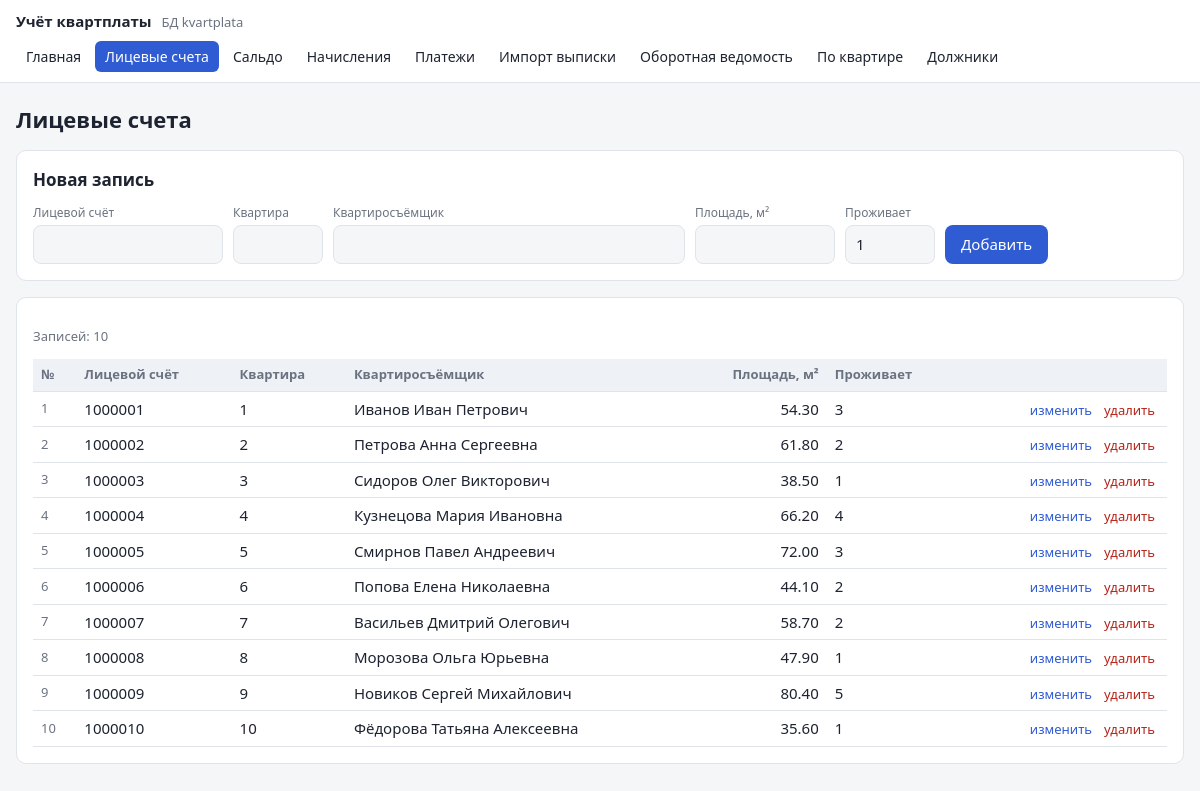
Page /edit.php on the committed database.
### tables this page shows
CREATE TABLE accounts (
    id         INT UNSIGNED  NOT NULL AUTO_INCREMENT,
    account_no VARCHAR(10)   NOT NULL COMMENT 'Номер лицевого счёта',
    flat       SMALLINT UNSIGNED NOT NULL COMMENT 'Номер квартиры',
    owner      VARCHAR(150)  NOT NULL COMMENT 'Ответственный квартиросъёмщик',
    area       DECIMAL(6,2)  NULL COMMENT 'Общая площадь, м² (у счетов из банковской выписки может быть неизвестна)',
    residents  TINYINT UNSIGNED NOT NULL DEFAULT 1 COMMENT 'Число проживающих',
    import_id  INT UNSIGNED  NULL COMMENT 'Загрузка выписки, при которой счёт создан автоматически',
    PRIMARY KEY (id),
    UNIQUE KEY uq_account_no (account_no),
    UNIQUE KEY uq_flat (flat),
    CONSTRAINT chk_account_no CHECK (account_no REGEXP '^[0-9]{6,10}$'),
    CONSTRAINT fk_accounts_import FOREIGN KEY (import_id) REFERENCES bank_imports (id)
        ON DELETE SET NULL,
    CONSTRAINT chk_area CHECK (area > 0)
);

### web/edit.php (the view, shortened to what this page needs)
<?php
require __DIR__ . '/lib.php';
$tables = [
    'accounts' => [
        'title'  => 'Лицевые счета',
        'order'  => 'a.flat',
        'fields' => [
            'account_no' => ['Лицевой счёт', 'text', 'pattern' => '[0-9]{6,10}'],
            'flat'       => ['Квартира', 'int'],
            'owner'      => ['Квартиросъёмщик', 'text', 'size' => 32],
            'area'       => ['Площадь, м²', 'money', 'optional' => true],
            'residents'  => ['Проживает', 'int'],
        ],
    ],
    'saldo' => [
        'title'  => 'Сальдо на начало месяца',
        'order'  => 't.period DESC, a.flat',
        'filter' => 'period',
        'fields' => [
            'account_id' => ['Квартира', 'account'],
            'period'     => ['Месяц', 'month'],
            'amount'     => ['Сальдо (+ долг / − переплата)', 'money', 'signed' => true],
        ],
        'help'   => 'Входящее сальдо вводится на начало года (или при открытии счёта). '
                  . 'Сальдо следующих месяцев процедуры считают сами: последнее сальдо + начисления − платежи. '
                  . 'Кнопка «Закрыть месяц» записывает рассчитанное сальдо на начало следующего месяца.',
    ],
    'charges' => [
        'title'  => 'Начисления',
        'order'  => 't.period DESC, a.flat, t.service',
        'filter' => 'period',
        'fields' => [
            'account_id' => ['Квартира', 'account'],
            'period'     => ['Расчётный месяц', 'month'],
            'service'    => ['Услуга', 'select', 'options' => SERVICES],
            'amount'     => ['Сумма', 'money', 'signed' => true],
        ],
        'help'   => 'Отрицательная сумма — перерасчёт (уменьшение начисления).',
    ],
    'payments' => [
        'title'  => 'Платежи',
        'order'  => 't.pay_date DESC, a.flat',
        'filter' => 'pay_date',
        'fields' => [
            'account_id' => ['Квартира', 'account'],
            'pay_date'   => ['Дата поступления', 'date'],
            'amount'     => ['Сумма', 'money'],
            'source'     => ['Способ', 'select', 'options' => PAY_SOURCES],
            'doc_no'     => ['№ документа', 'text', 'optional' => true],
            'payer'      => ['Плательщик', 'text', 'optional' => true, 'size' => 22],
            'purpose'    => ['Назначение платежа', 'text', 'optional' => true, 'size' => 30],
        ],
        'help'   => 'Платёж учитывается в месяце поступления на расчётный счёт. '
                  . 'Платежи из банковской выписки загружаются на странице «Импорт выписки».',
    ],
];
$t = array_key_exists($_GET['t'] ?? '', $tables) ? $_GET['t'] : 'accounts';
$cfg = $tables[$t];
$fields = $cfg['fields'];
$self = 'edit.php?t=' . $t;
$fAccount = (int)($_GET['account'] ?? 0);
$fImport = $t === 'payments' ? (int)($_GET['import'] ?? 0) : 0;
$fMonth = preg_match('/^\d{4}-\d{2}$/', $_GET['month'] ?? '') ? $_GET['month'] : null;
$form = [];
$editId = (int)($_GET['edit'] ?? 0);
$where = [];
$params = [];
if ($t !== 'accounts') {
    if ($fAccount) {
        $where[] = 't.account_id = ?';
        $params[] = $fAccount;
    }
    if ($fMonth) {
        $where[] = "DATE_FORMAT(t.{$cfg['filter']}, '%Y-%m') = ?";
        $params[] = $fMonth;
    }
    if ($fImport) {
        $where[] = 't.import_id = ?';
        $params[] = $fImport;
    }
    $sql = "SELECT t.*, a.flat, a.account_no FROM $t t JOIN accounts a ON a.id = t.account_id"
         . ($where ? ' WHERE ' . implode(' AND ', $where) : '') . " ORDER BY {$cfg['order']}";
} else {
    $sql = "SELECT a.* FROM accounts a ORDER BY {$cfg['order']}";
}
$stmt = db()->prepare($sql);
$stmt->execute($params);
$rows = $stmt->fetchAll();
function input(string $name, array $f, $value): string
{
    $v = h((string)$value);
    $req = empty($f['optional']) ? 'required' : '';
    switch ($f[1]) {
        case 'int':
            return "<input type=\"number\" name=\"$name\" value=\"$v\" min=\"1\" style=\"width:90px\" $req>";
        case 'money':
            $min = empty($f['signed']) ? 'min="0.01"' : '';
            return "<input type=\"number\" step=\"0.01\" $min name=\"$name\" value=\"$v\" style=\"width:140px\" $req>";
        default:
            $p = isset($f['pattern']) ? "pattern=\"{$f['pattern']}\"" : '';
            $s = $f['size'] ?? 14;
            return "<input type=\"text\" name=\"$name\" value=\"$v\" size=\"$s\" $p $req>";
    }
}
function cell(string $name, array $f, array $r): string
{
    $v = $r[$name];
    return match ($f[1]) {
        'account' => sprintf('<td>%d <span class="muted">%s</span></td>', $r['flat'], h($r['account_no'])),
        'money'   => sprintf('<td class="num %s">%s</td>', empty($f['signed']) ? '' : sign_class($v), money($v)),
        'month'   => sprintf('<td>%s %s</td>', MONTHS[(int)substr($v, 5, 2)], substr($v, 0, 4)),
        'date'    => '<td>' . date('d.m.Y', strtotime($v)) . '</td>',
        default   => '<td>' . h((string)$v) . '</td>',
    };
}
if (!$form && !$editId) {
    $form = ['account_id' => $fAccount ?: '', 'period' => $fMonth ?? '',
             'pay_date' => date('Y-m-d'), 'residents' => 1];
}
layout_start($cfg['title'], $self);
?>
    <form class="card" method="post" action="<?= h($self . ($fAccount ? "&account=$fAccount" : '') . ($fMonth ? "&month=$fMonth" : '')) ?>">
        <h2><?= $editId ? 'Изменение записи №' . $editId : 'Новая запись' ?></h2>
        <div class="row">
            <?php foreach ($fields as $name => $f): ?>
                <div class="field"><label><?= h($f[0]) ?></label><?= input($name, $f, $form[$name] ?? '') ?></div>
            <?php endforeach ?>
            <button type="submit"><?= $editId ? 'Сохранить' : 'Добавить' ?></button>
        </div>
    </form>
    <div class="card">
        <p class="muted">Записей: <?= count($rows) ?></p>
        <div class="table-wrap">
        <table>
            <tr>
                <th>№</th>
                <?php foreach ($fields as $name => $f): ?>
                    <th class="<?= $f[1] === 'money' ? 'num' : '' ?>"><?= h($f[0]) ?></th>
                <?php endforeach ?>
                <th></th>
            </tr>
            <?php foreach ($rows as $r): ?>
            <tr>
                <td class="muted"><?= (int)$r['id'] ?></td>
                <?php foreach ($fields as $name => $f) echo cell($name, $f, $r); ?>
                <td class="num">
                    <a class="link" href="<?= h($self . '&edit=' . $r['id'] . ($fAccount ? "&account=$fAccount" : '') . ($fMonth ? "&month=$fMonth" : '')) ?>">изменить</a>
                    <form method="post" style="display:inline" onsubmit="return confirm('Удалить запись?')"
                          action="<?= h($self . ($fAccount ? "&account=$fAccount" : '') . ($fMonth ? "&month=$fMonth" : '')) ?>">
                        <button class="link" type="submit">удалить</button>
                    </form>
                </td>
            </tr>
            <?php endforeach ?>
        </table>
        </div>
    </div>
<?php
layout_end();

### web/lib.php (shortened to what this page needs)
<?php
function db(): PDO
{
    static $pdo = null;
    return $pdo ??= new PDO(
        sprintf('mysql:host=%s;dbname=%s;charset=utf8mb4',
            getenv('DB_HOST') ?: '127.0.0.1', getenv('DB_NAME') ?: 'kvartplata'),
        getenv('DB_USER') ?: 'kvartplata',
        getenv('DB_PASS') ?: 'kvartplata',
        [PDO::ATTR_ERRMODE => PDO::ERRMODE_EXCEPTION,
         PDO::ATTR_DEFAULT_FETCH_MODE => PDO::FETCH_ASSOC]
    );
}
function h(?string $s): string
{
    return htmlspecialchars((string)$s, ENT_QUOTES, 'UTF-8');
}
function money($v, bool $blankZero = false): string
{
    return number_format((float)$v, 2, '.', ' ');
}
function layout_start(string $title, string $active): void
{
    $nav = [
        'index.php'                 => 'Главная',
        'edit.php?t=accounts'       => 'Лицевые счета',
        'edit.php?t=saldo'          => 'Сальдо',
        'edit.php?t=charges'        => 'Начисления',
        'edit.php?t=payments'       => 'Платежи',
        'import.php'                => 'Импорт выписки',
        'turnover.php'              => 'Оборотная ведомость',
        'account.php'               => 'По квартире',
        'debtors.php'               => 'Должники',
    ];
    ?>
<!doctype html>
<html lang="ru">
<head>
<link rel="stylesheet" href="style.css">
</head>
<body>
<header>
    <div class="brand">Учёт квартплаты <span>БД kvartplata</span></div>
    <nav>
        <?php foreach ($nav as $href => $label): ?>
            <a href="<?= h($href) ?>" class="<?= $href === $active ? 'active' : '' ?>"><?= h($label) ?></a>
        <?php endforeach ?>
    </nav>
</header>
<main>
    <h1><?= h($title) ?></h1>
<?php
}
function layout_end(): void
{
    echo "</main>\n</body>\n</html>\n";
}

### web/style.css (style rules this page uses)
:root { --bg: #f5f6f8; --card: #fff; --text: #1d2330; --muted: #6b7280; --accent: #2f5bd3; --border: #dfe3ea; --err: #b42318; --ok: #067647; --debt: #b42318; --over: #067647; --head: #eef1f6; --zebra: #fafbfc; }
* { box-sizing: border-box; }
body { margin: 0; background: var(--bg); color: var(--text); font: 15px/1.5 system-ui, -apple-system, "Segoe UI", sans-serif; }
header { background: var(--card); border-bottom: 1px solid var(--border); padding: 10px 16px; display: flex; flex-wrap: wrap; gap: 8px 24px; align-items: center; }
.brand { font-weight: 700; }
.brand span { font-weight: 400; color: var(--muted); font-size: 13px; margin-left: 6px; }
nav { display: flex; flex-wrap: wrap; gap: 4px; }
nav a { color: var(--text); text-decoration: none; padding: 5px 10px; border-radius: 6px; font-size: 14px; }
nav a.active { background: var(--accent); color: #fff; }
main { max-width: 1560px; margin: 0 auto; padding: 20px 16px 48px; }
h1 { font-size: 22px; margin: 0 0 14px; }
h2 { font-size: 17px; margin: 0 0 12px; }
.card { background: var(--card); border: 1px solid var(--border); border-radius: 10px; padding: 16px; margin-bottom: 16px; }
.row { display: flex; flex-wrap: wrap; gap: 10px; align-items: flex-end; }
.field { display: flex; flex-direction: column; gap: 3px; }
.field label { font-size: 12px; color: var(--muted); }
input, select { font: inherit; color: var(--text); background: var(--bg); border: 1px solid var(--border); border-radius: 8px; padding: 7px 10px; }
button, .btn { font: inherit; background: var(--accent); color: #fff; border: 0; text-decoration: none; border-radius: 8px; padding: 8px 16px; cursor: pointer; display: inline-block; }
button.link { background: none; color: var(--err); padding: 0 4px; font-size: 13px; }
a.link { color: var(--accent); font-size: 13px; text-decoration: none; padding: 0 4px; }
.muted { color: var(--muted); font-size: 13px; }
.table-wrap { overflow-x: auto; }
table { width: 100%; border-collapse: collapse; font-variant-numeric: tabular-nums; }
th, td { padding: 6px 8px; border-bottom: 1px solid var(--border); text-align: left; vertical-align: middle; }
th { font-size: 13px; color: var(--muted); font-weight: 600; background: var(--head); }
td.num, th.num { text-align: right; white-space: nowrap; }

### rows in the picture
accounts: id "1", account_no "1000001", flat "1", owner "Иванов Иван Петрович", area "54.30", residents "3"
accounts: id "2", account_no "1000002", flat "2", owner "Петрова Анна Сергеевна", area "61.80", residents "2"
accounts: id "3", account_no "1000003", flat "3", owner "Сидоров Олег Викторович", area "38.50", residents "1"
accounts: id "4", account_no "1000004", flat "4", owner "Кузнецова Мария Ивановна", area "66.20", residents "4"
accounts: id "5", account_no "1000005", flat "5", owner "Смирнов Павел Андреевич", area "72.00", residents "3"
accounts: id "6", account_no "1000006", flat "6", owner "Попова Елена Николаевна", area "44.10", residents "2"
accounts: id "7", account_no "1000007", flat "7", owner "Васильев Дмитрий Олегович", area "58.70", residents "2"
accounts: id "8", account_no "1000008", flat "8", owner "Морозова Ольга Юрьевна", area "47.90", residents "1"
accounts: id "9", account_no "1000009", flat "9", owner "Новиков Сергей Михайлович", area "80.40", residents "5"
accounts: id "10", account_no "1000010", flat "10", owner "Фёдорова Татьяна Алексеевна", area "35.60", residents "1"

### other values in the picture
$label "Главная"
$label "Лицевые счета"
$label "Сальдо"
$label "Начисления"
$label "Платежи"
$label "Импорт выписки"
$label "Оборотная ведомость"
$label "По квартире"
$label "Должники"
$title "Лицевые счета"
$f[0] "Лицевой счёт"
$f[0] "Квартира"
$f[0] "Квартиросъёмщик"
$f[0] "Площадь, м²"
$f[0] "Проживает"
